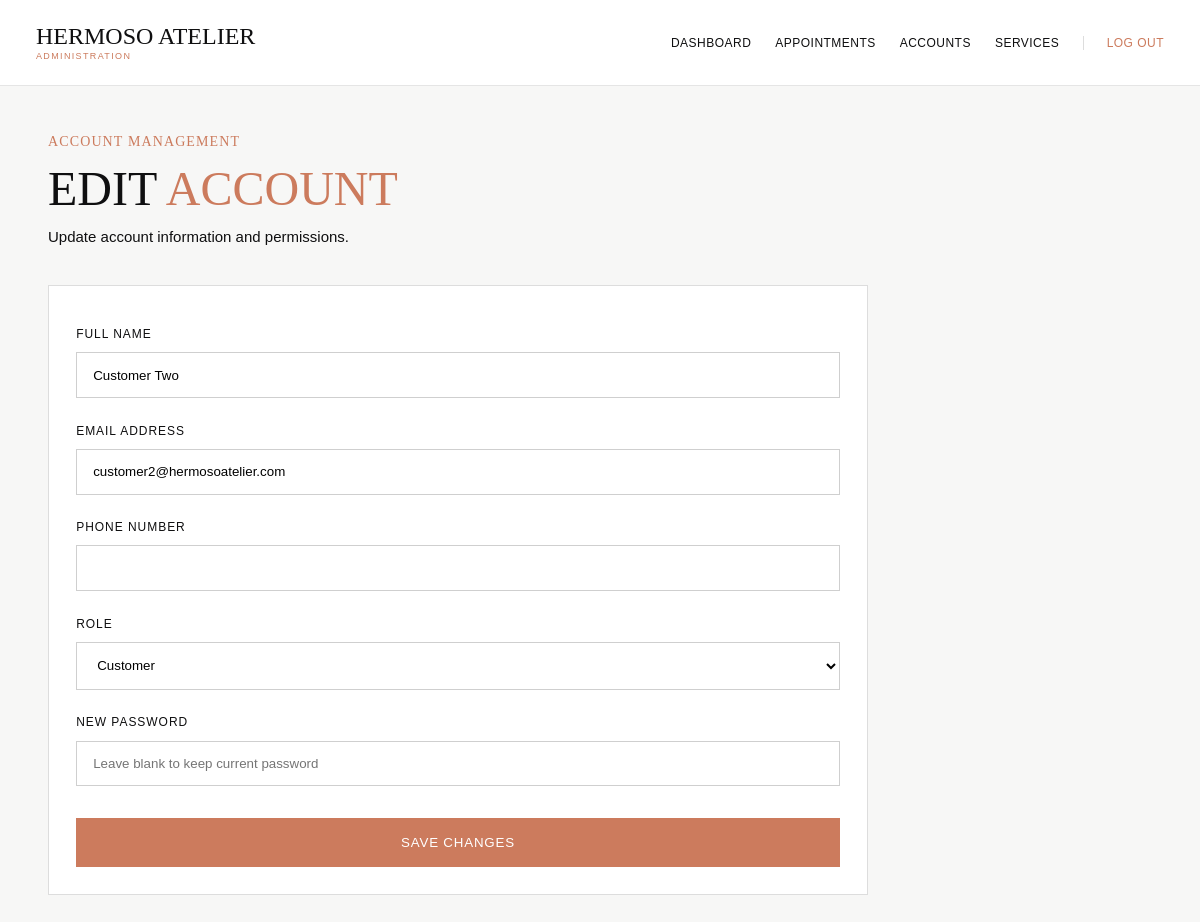
Screenshot of /admin/account_edit.php?id=3 (signed in) with the database file from the repository.
### tables this page shows
CREATE TABLE users (
    id INT UNSIGNED AUTO_INCREMENT PRIMARY KEY,
    full_name VARCHAR(120) NOT NULL,
    email VARCHAR(190) NOT NULL UNIQUE,
    phone VARCHAR(30) NULL,
    password_hash VARCHAR(255) NOT NULL,
    role ENUM('customer', 'admin') NOT NULL DEFAULT 'customer',
    created_at TIMESTAMP NOT NULL DEFAULT CURRENT_TIMESTAMP
);

### admin/account_edit.php (the view, shortened to what this page needs)
<?php
$id = filter_input(INPUT_GET, 'id', FILTER_VALIDATE_INT);
$pdo = getConnection();
$stmt = $pdo->prepare(
    "SELECT id, full_name, email, phone, role
     FROM users
     WHERE id = :id
     LIMIT 1"
);
$stmt->execute([':id' => $id]);
$account = $stmt->fetch();
?>
<!DOCTYPE html>
<html lang="en">
<head>
<link rel="stylesheet" href="../assets/css/style.css">
<link rel="stylesheet" href="assets/admin.css">
</head>
<body class="admin-page">
<?php include 'header.php'; ?>
<main class="admin-main">
    <div class="admin-page-heading">
        <div>
            <div class="admin-kicker">ACCOUNT MANAGEMENT</div>
            <h1>EDIT <span>ACCOUNT</span></h1>
            <p>Update account information and permissions.</p>
        </div>
    </div>
    <section class="admin-panel account-form-panel">
        <form method="POST" action="account_action.php" class="admin-form">
            <label for="full_name">FULL NAME</label>
            <input id="full_name" type="text" name="full_name" maxlength="120" value="<?= htmlspecialchars($account['full_name'], ENT_QUOTES, 'UTF-8') ?>" required>
            <label for="email">EMAIL ADDRESS</label>
            <input id="email" type="email" name="email" maxlength="190" value="<?= htmlspecialchars($account['email'], ENT_QUOTES, 'UTF-8') ?>" required>
            <label for="phone">PHONE NUMBER</label>
            <input id="phone" type="tel" name="phone" maxlength="30" value="<?= htmlspecialchars($account['phone'] ?? '', ENT_QUOTES, 'UTF-8') ?>">
            <label for="role">ROLE</label>
            <select id="role" name="role" required>
                <option value="customer" <?= $account['role'] === 'customer' ? 'selected' : '' ?>>Customer</option>
            </select>
            <label for="password">NEW PASSWORD</label>
            <input id="password" type="password" name="password" minlength="8" placeholder="Leave blank to keep current password">
            <button type="submit" class="admin-button">SAVE CHANGES</button>
        </form>
    </section>
</main>
</body>
</html>

### assets/css/style.css (style rules this page uses)
:root { --ink: #0f0f10; --paper: #f7f7f6; --soft: #ececec; --accent: #cc7b5d; --accent-soft: #dec7b6; --line: #c8a990; --header-h: 15vh; --serif: "Californian FB", "Californian", "Baskerville", "Baskerville Old Face", Georgia, serif; --sans: Arial, Helvetica, sans-serif; }
* { box-sizing: border-box; }
html { scroll-behavior: smooth; }
body { margin: 0; color: var(--ink); background: #fff; font-family: var(--serif); }

### admin/assets/admin.css (style rules this page uses)
.admin-page,.admin-auth-page { margin:0;min-height:100vh;background:#f7f7f6;color:var(--ink);font-family:var(--serif) }
.admin-kicker { color:var(--accent);letter-spacing:.08em;font-size:14px;margin-bottom:1rem }
.admin-auth-card h1,.admin-page-heading h1 { margin:0;font-size:clamp(44px,4vw,78px);line-height:.95;font-weight:400 }
.admin-auth-card h1 span,.admin-page-heading h1 span { color:var(--accent) }
.admin-form { display:flex;flex-direction:column;gap:.7rem }
.admin-form label { margin-top:.9rem;font-family:var(--sans);font-size:12px;letter-spacing:.08em }
.admin-form input,.admin-form select { width:100%;padding:.9rem 1rem;border:1px solid #cfcfcf;background:#fff;border-radius:0;font-family:var(--sans);box-sizing:border-box }
.admin-button { margin-top:1.25rem;padding:1rem 1.2rem;border:1px solid var(--accent);background:var(--accent);color:#fff;font-family:var(--sans);letter-spacing:.06em;cursor:pointer }
.admin-main { padding:6vh 4vw 8vh }
.admin-page-heading { display:flex;justify-content:space-between;align-items:flex-end;margin-bottom:2.5rem }
.admin-page-heading p { margin:1rem 0 0;font-family:var(--sans);font-size:15px }
.admin-panel { background:#fff;border:1px solid #ddd;padding:1.7rem }
.account-form-panel { max-width:820px }

### rows the page displays
users: full_name "Customer Two", email "customer2@hermosoatelier.com", role "Customer"
